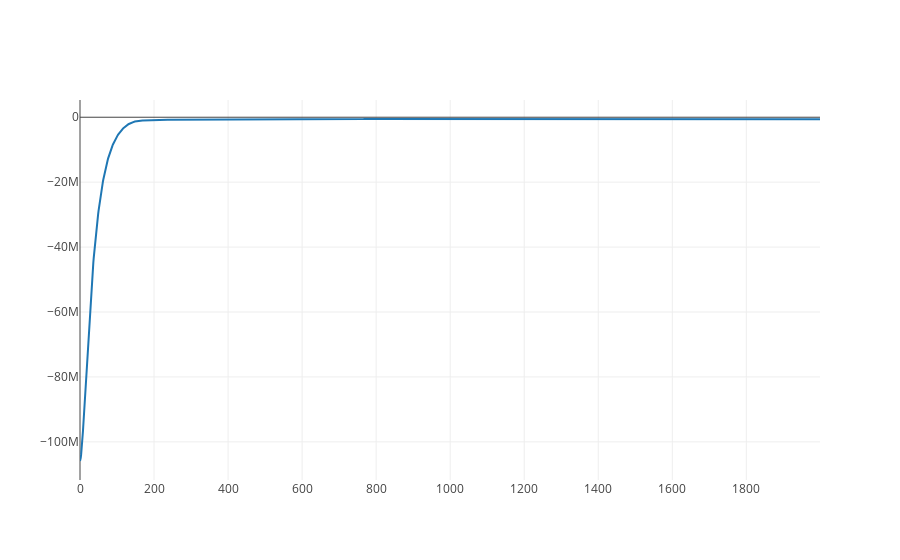
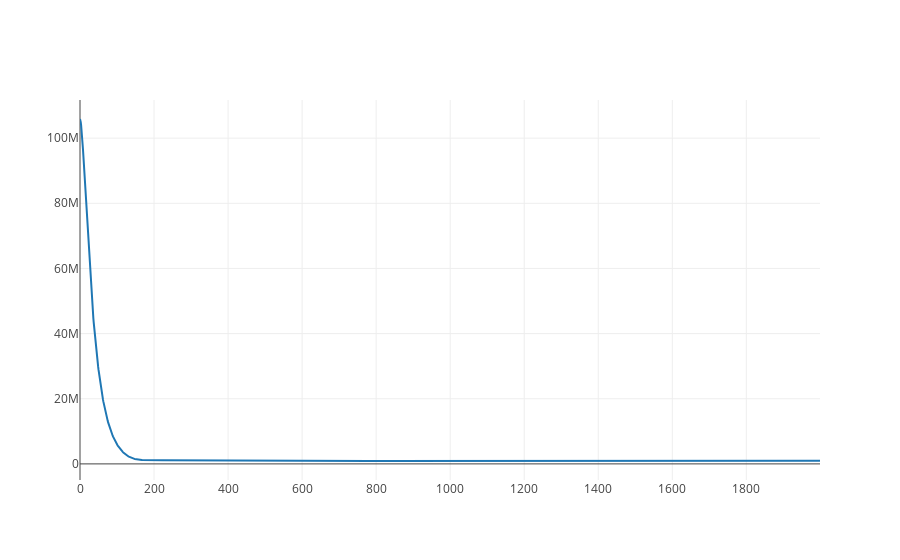
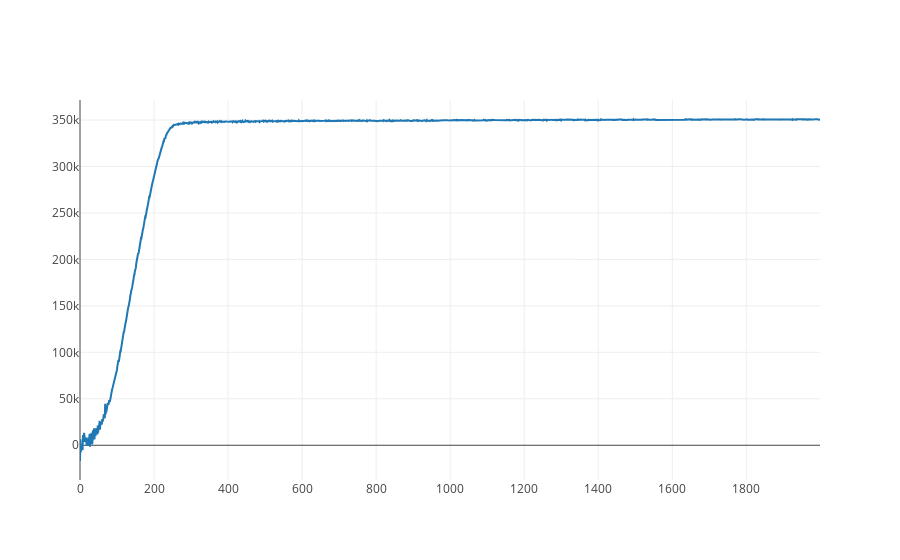

Write notebook code for charts like these, in order.
### Markdown cell above
For SVI, we can look at the values of the variational objective, likelihood, and KL terms as a function of iteration.

### Code cell
elbos = [e[0] for e in inf_svi.objs]
kls = [e[1] for e in inf_svi.objs]
likes = [e[2] for e in inf_svi.objs]

iplot([go.Scatter(x = range(len(elbos)), y = elbos)])
iplot([go.Scatter(x = range(len(likes)), y = kls)])
iplot([go.Scatter(x = range(len(kls)), y = likes)])

### Figure 1 — Plotly figure (JSON) as saved in the notebook; plotly's stock layout.template omitted (floating-point values rounded to 4 significant figures; data arrays with more than 128 entries replaced by an {"elided": "..."} marker saying what was removed)
{"data": [{"type": "scatter", "x": {"elided": "2000 int values"}, "y": {"elided": "2000 float values"}}], "layout": {}}

### Figure 2 — Plotly figure (JSON) as saved in the notebook; plotly's stock layout.template omitted (floating-point values rounded to 4 significant figures; data arrays with more than 128 entries replaced by an {"elided": "..."} marker saying what was removed)
{"data": [{"type": "scatter", "x": {"elided": "2000 int values"}, "y": {"elided": "2000 float values"}}], "layout": {}}

### Figure 3 — Plotly figure (JSON) as saved in the notebook; plotly's stock layout.template omitted (floating-point values rounded to 4 significant figures; data arrays with more than 128 entries replaced by an {"elided": "..."} marker saying what was removed)
{"data": [{"type": "scatter", "x": {"elided": "2000 int values"}, "y": {"elided": "2000 float values"}}], "layout": {}}
